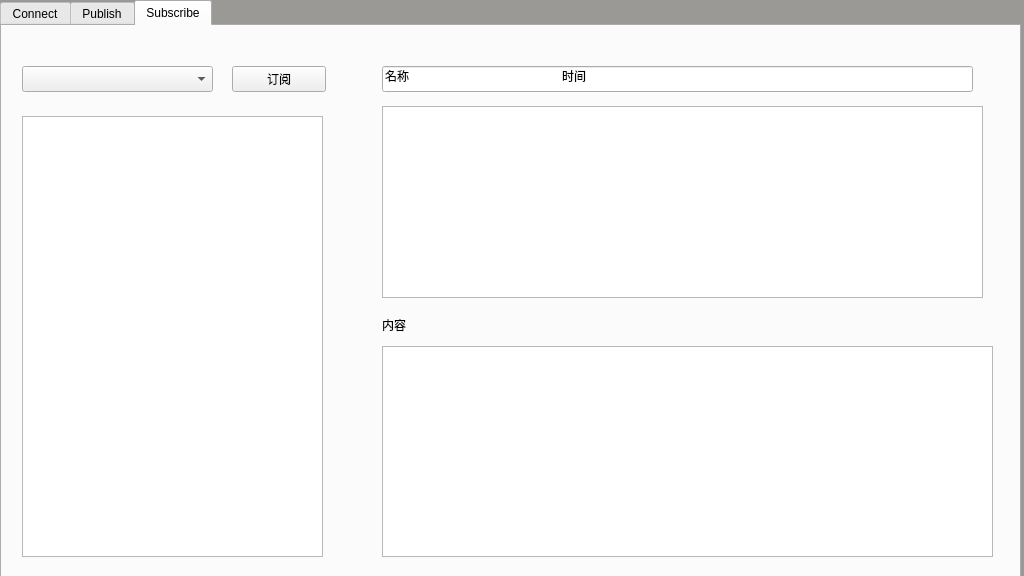
<?xml version="1.0" encoding="UTF-8"?>
<ui version="4.0">
 <class>mqtt_client</class>
 <widget class="QWidget" name="mqtt_client">
  <property name="geometry">
   <rect>
    <x>0</x>
    <y>0</y>
    <width>1024</width>
    <height>576</height>
   </rect>
  </property>
  <property name="windowTitle">
   <string>Form</string>
  </property>
  <widget class="QWidget" name="widget" native="true">
   <property name="geometry">
    <rect>
     <x>0</x>
     <y>0</y>
     <width>1024</width>
     <height>576</height>
    </rect>
   </property>
   <property name="sizePolicy">
    <sizepolicy hsizetype="Expanding" vsizetype="Expanding">
     <horstretch>0</horstretch>
     <verstretch>0</verstretch>
    </sizepolicy>
   </property>
   <property name="autoFillBackground">
    <bool>false</bool>
   </property>
   <property name="styleSheet">
    <string notr="true">#widget{
background-color: rgb(154, 153, 150);
}</string>
   </property>
   <widget class="QTabWidget" name="tabWidget">
    <property name="geometry">
     <rect>
      <x>0</x>
      <y>0</y>
      <width>1021</width>
      <height>581</height>
     </rect>
    </property>
    <property name="sizePolicy">
     <sizepolicy hsizetype="Expanding" vsizetype="Expanding">
      <horstretch>0</horstretch>
      <verstretch>0</verstretch>
     </sizepolicy>
    </property>
    <property name="whatsThis">
     <string>&lt;html&gt;&lt;head/&gt;&lt;body&gt;&lt;p align=&quot;center&quot;&gt;Connect&lt;/p&gt;&lt;/body&gt;&lt;/html&gt;</string>
    </property>
    <property name="currentIndex">
     <number>2</number>
    </property>
    <widget class="QWidget" name="Connect">
     <property name="sizePolicy">
      <sizepolicy hsizetype="Expanding" vsizetype="Expanding">
       <horstretch>0</horstretch>
       <verstretch>0</verstretch>
      </sizepolicy>
     </property>
     <property name="toolTip">
      <string>&lt;html&gt;&lt;head/&gt;&lt;body&gt;&lt;p align=&quot;center&quot;&gt;&lt;br/&gt;&lt;/p&gt;&lt;/body&gt;&lt;/html&gt;</string>
     </property>
     <attribute name="title">
      <string>Connect</string>
     </attribute>
     <widget class="QWidget" name="layoutWidget">
      <property name="geometry">
       <rect>
        <x>40</x>
        <y>50</y>
        <width>561</width>
        <height>371</height>
       </rect>
      </property>
      <layout class="QVBoxLayout" name="verticalLayout" stretch="1,1,1,1,1">
       <item>
        <layout class="QHBoxLayout" name="horizontalLayout">
         <item>
          <widget class="QLabel" name="label_name">
           <property name="text">
            <string>&lt;html&gt;&lt;head/&gt;&lt;body&gt;&lt;p align=&quot;center&quot;&gt;Name&lt;/p&gt;&lt;/body&gt;&lt;/html&gt;</string>
           </property>
          </widget>
         </item>
         <item>
          <widget class="QLineEdit" name="lineEdit_name">
           <property name="text">
            <string>imx6u_client</string>
           </property>
          </widget>
         </item>
        </layout>
       </item>
       <item>
        <layout class="QHBoxLayout" name="horizontalLayout_2">
         <item>
          <widget class="QLabel" name="label_type">
           <property name="text">
            <string>&lt;html&gt;&lt;head/&gt;&lt;body&gt;&lt;p align=&quot;center&quot;&gt;Type&lt;/p&gt;&lt;/body&gt;&lt;/html&gt;</string>
           </property>
          </widget>
         </item>
         <item>
          <widget class="QLineEdit" name="lineEdit_type">
           <property name="text">
            <string>MQTT Broker</string>
           </property>
          </widget>
         </item>
        </layout>
       </item>
       <item>
        <layout class="QHBoxLayout" name="horizontalLayout_3">
         <item>
          <widget class="QLabel" name="label_ip">
           <property name="text">
            <string>&lt;html&gt;&lt;head/&gt;&lt;body&gt;&lt;p align=&quot;center&quot;&gt;Broker Address&lt;/p&gt;&lt;/body&gt;&lt;/html&gt;</string>
           </property>
          </widget>
         </item>
         <item>
          <widget class="QLineEdit" name="lineEdit_ip"/>
         </item>
        </layout>
       </item>
       <item>
        <layout class="QHBoxLayout" name="horizontalLayout_4">
         <item>
          <widget class="QLabel" name="label_port">
           <property name="text">
            <string>&lt;html&gt;&lt;head/&gt;&lt;body&gt;&lt;p align=&quot;center&quot;&gt;Broker port&lt;/p&gt;&lt;/body&gt;&lt;/html&gt;</string>
           </property>
          </widget>
         </item>
         <item>
          <widget class="QLineEdit" name="lineEdit_port"/>
         </item>
        </layout>
       </item>
       <item>
        <layout class="QHBoxLayout" name="horizontalLayout_5">
         <item>
          <widget class="QLabel" name="label_id">
           <property name="text">
            <string>&lt;html&gt;&lt;head/&gt;&lt;body&gt;&lt;p align=&quot;center&quot;&gt;Client id&lt;/p&gt;&lt;/body&gt;&lt;/html&gt;</string>
           </property>
          </widget>
         </item>
         <item>
          <widget class="QLineEdit" name="lineEdit_id"/>
         </item>
        </layout>
       </item>
      </layout>
     </widget>
     <widget class="QWidget" name="layoutWidget">
      <property name="geometry">
       <rect>
        <x>760</x>
        <y>60</y>
        <width>211</width>
        <height>331</height>
       </rect>
      </property>
      <layout class="QVBoxLayout" name="verticalLayout_2">
       <item>
        <widget class="QPushButton" name="btn_apply">
         <property name="text">
          <string>Apply</string>
         </property>
        </widget>
       </item>
       <item>
        <widget class="QPushButton" name="btn_ok">
         <property name="text">
          <string>OK</string>
         </property>
        </widget>
       </item>
       <item>
        <widget class="QPushButton" name="btn_cancel">
         <property name="text">
          <string>Cancel</string>
         </property>
        </widget>
       </item>
      </layout>
     </widget>
    </widget>
    <widget class="QWidget" name="tab_2">
     <attribute name="title">
      <string>Publish</string>
     </attribute>
     <widget class="QLabel" name="label_input">
      <property name="geometry">
       <rect>
        <x>20</x>
        <y>90</y>
        <width>121</width>
        <height>18</height>
       </rect>
      </property>
      <property name="text">
       <string>添加发布主题：</string>
      </property>
     </widget>
     <widget class="QComboBox" name="comboBox">
      <property name="geometry">
       <rect>
        <x>10</x>
        <y>30</y>
        <width>321</width>
        <height>26</height>
       </rect>
      </property>
     </widget>
     <widget class="QPushButton" name="btn_add">
      <property name="geometry">
       <rect>
        <x>360</x>
        <y>130</y>
        <width>94</width>
        <height>26</height>
       </rect>
      </property>
      <property name="text">
       <string>确定</string>
      </property>
     </widget>
     <widget class="QTextEdit" name="textEdit_output_context">
      <property name="geometry">
       <rect>
        <x>20</x>
        <y>330</y>
        <width>411</width>
        <height>201</height>
       </rect>
      </property>
     </widget>
     <widget class="QLabel" name="label_output">
      <property name="geometry">
       <rect>
        <x>20</x>
        <y>280</y>
        <width>141</width>
        <height>18</height>
       </rect>
      </property>
      <property name="text">
       <string>向主题发布的内容：</string>
      </property>
     </widget>
     <widget class="QPushButton" name="btn_public">
      <property name="geometry">
       <rect>
        <x>360</x>
        <y>30</y>
        <width>94</width>
        <height>26</height>
       </rect>
      </property>
      <property name="text">
       <string>发布</string>
      </property>
     </widget>
     <widget class="QTextEdit" name="textEdit_input_title">
      <property name="geometry">
       <rect>
        <x>20</x>
        <y>130</y>
        <width>321</width>
        <height>121</height>
       </rect>
      </property>
     </widget>
     <widget class="QTextBrowser" name="textBrowser_publish_info">
      <property name="geometry">
       <rect>
        <x>520</x>
        <y>50</y>
        <width>401</width>
        <height>471</height>
       </rect>
      </property>
     </widget>
    </widget>
    <widget class="QWidget" name="tab_3">
     <attribute name="title">
      <string>Subscribe</string>
     </attribute>
     <widget class="QComboBox" name="comboBox_2">
      <property name="geometry">
       <rect>
        <x>20</x>
        <y>40</y>
        <width>191</width>
        <height>26</height>
       </rect>
      </property>
     </widget>
     <widget class="QPushButton" name="btn_subscribe">
      <property name="geometry">
       <rect>
        <x>230</x>
        <y>40</y>
        <width>94</width>
        <height>26</height>
       </rect>
      </property>
      <property name="text">
       <string>订阅</string>
      </property>
     </widget>
     <widget class="QTextEdit" name="textEdit_recContext">
      <property name="geometry">
       <rect>
        <x>380</x>
        <y>320</y>
        <width>611</width>
        <height>211</height>
       </rect>
      </property>
     </widget>
     <widget class="QLabel" name="label_context">
      <property name="geometry">
       <rect>
        <x>380</x>
        <y>290</y>
        <width>66</width>
        <height>18</height>
       </rect>
      </property>
      <property name="text">
       <string>内容</string>
      </property>
     </widget>
     <widget class="QListWidget" name="listWidget">
      <property name="geometry">
       <rect>
        <x>380</x>
        <y>80</y>
        <width>601</width>
        <height>192</height>
       </rect>
      </property>
     </widget>
     <widget class="QLineEdit" name="lineEdit_listname">
      <property name="geometry">
       <rect>
        <x>380</x>
        <y>40</y>
        <width>591</width>
        <height>26</height>
       </rect>
      </property>
      <property name="statusTip">
       <string/>
      </property>
      <property name="text">
       <string>名称                                              时间</string>
      </property>
      <property name="frame">
       <bool>true</bool>
      </property>
      <property name="readOnly">
       <bool>true</bool>
      </property>
     </widget>
     <widget class="QListWidget" name="textEdit_subscribe_name">
      <property name="geometry">
       <rect>
        <x>20</x>
        <y>90</y>
        <width>301</width>
        <height>441</height>
       </rect>
      </property>
     </widget>
    </widget>
   </widget>
  </widget>
 </widget>
 <resources/>
 <connections/>
</ui>
